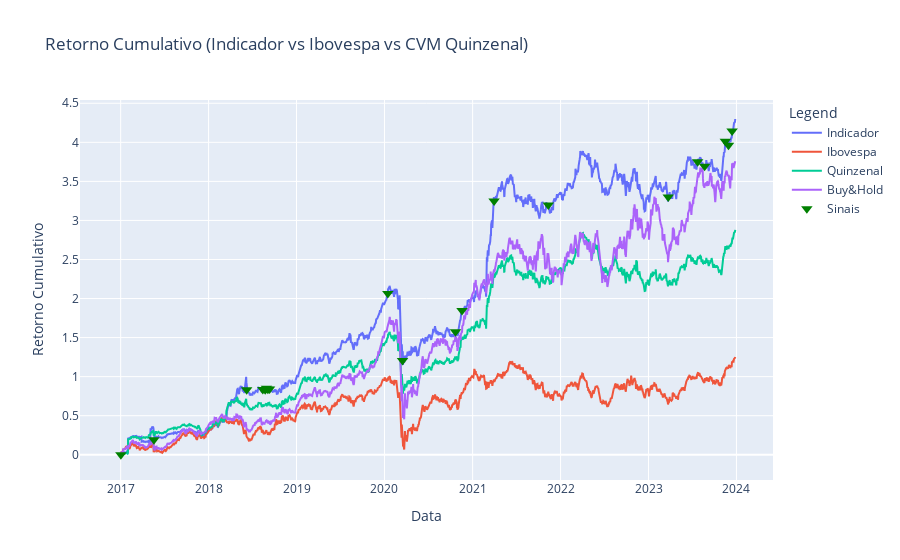

The notebook cell this image was saved under:
### Code cell
# Calcule a série cumulativa de retornos
cumulative_returns = (results['Indicador'].returns + 1).cumprod() - 1
ibov_cumulative_returns = (results['Ibovespa'].returns + 1).cumprod() - 1
cvm_quinzenal_cumulative_returns = (results['Quinzenal'].returns + 1).cumprod() - 1
buy_n_hold_cumulative_returns = (results['Buy&Hold'].returns + 1).cumprod() - 1

# Crie a figura
fig = go.Figure()

# Adicione a linha da curva cumulativa de retornos para cada série
fig.add_trace(go.Scatter(
    x=cumulative_returns.index,
    y=cumulative_returns.values,
    mode='lines',
    name='Indicador'
))

fig.add_trace(go.Scatter(
    x=ibov_cumulative_returns.index,
    y=ibov_cumulative_returns.values,
    mode='lines',
    name='Ibovespa'
))

fig.add_trace(go.Scatter(
    x=cvm_quinzenal_cumulative_returns.index,
    y=cvm_quinzenal_cumulative_returns.values,
    mode='lines',
    name='Quinzenal'
))

fig.add_trace(go.Scatter(
    x=buy_n_hold_cumulative_returns.index,
    y=buy_n_hold_cumulative_returns.values,
    mode='lines',
    name='Buy&Hold'
))

# Adicione os pontos onde a condição é atendida
signals_x = indicadores_sinal[indicadores_sinal[0] == 1].index
signals_y = cumulative_returns.loc[signals_x]

# Adicione os pontos de sinal no gráfico
fig.add_trace(go.Scatter(
    x=signals_x,
    y=signals_y,
    mode='markers',
    marker=dict(color='green', size=10, symbol='triangle-down'),  # Configura o tamanho e o estilo
    name='Sinais'
))

# Exibe o gráfico
fig.update_layout(
    title="Retorno Cumulativo (Indicador vs Ibovespa vs CVM Quinzenal)",
    xaxis_title="Data",
    yaxis_title="Retorno Cumulativo",
    legend=dict(title="Legend")
)

fig.show()

### Figure 1 — Plotly figure (JSON) as saved in the notebook; plotly's stock layout.template omitted (floating-point values rounded to 4 significant figures; data arrays with more than 128 entries replaced by an {"elided": "..."} marker saying what was removed)
{"data": [{"mode": "lines", "name": "Indicador", "type": "scatter", "x": {"elided": "1733 str values"}, "y": {"elided": "1733 float values"}}, {"mode": "lines", "name": "Ibovespa", "type": "scatter", "x": {"elided": "1733 str values"}, "y": {"elided": "1733 float values"}}, {"mode": "lines", "name": "Quinzenal", "type": "scatter", "x": {"elided": "1733 str values"}, "y": {"elided": "1733 float values"}}, {"mode": "lines", "name": "Buy&Hold", "type": "scatter", "x": {"elided": "1733 str values"}, "y": {"elided": "1733 float values"}}, {"marker": {"color": "green", "size": 10, "symbol": "triangle-down"}, "mode": "markers", "name": "Sinais", "type": "scatter", "x": ["2017-01-02T00:00:00", "2017-05-19T00:00:00", "2018-06-08T00:00:00", "2018-08-14T00:00:00", "2018-08-24T00:00:00", "2018-08-29T00:00:00", "2018-09-04T00:00:00", "2018-09-11T00:00:00", "2020-01-15T00:00:00", "2020-03-16T00:00:00", "2020-10-22T00:00:00", "2020-11-18T00:00:00", "2021-03-31T00:00:00", "2021-11-11T00:00:00", "2023-03-24T00:00:00", "2023-07-24T00:00:00", "2023-08-22T00:00:00", "2023-11-16T00:00:00", "2023-11-29T00:00:00", "2023-12-14T00:00:00"], "y": [0, 0.1936, 0.8337, 0.8365, 0.8333, 0.851, 0.8385, 0.8428, 2.064, 1.207, 1.574, 1.847, 3.25, 3.199, 3.301, 3.75, 3.693, 4.013, 3.962, 4.144]}], "layout": {"legend": {"title": {"text": "Legend"}}, "title": {"text": "Retorno Cumulativo (Indicador vs Ibovespa vs CVM Quinzenal)"}, "xaxis": {"title": {"text": "Data"}}, "yaxis": {"title": {"text": "Retorno Cumulativo"}}}}
